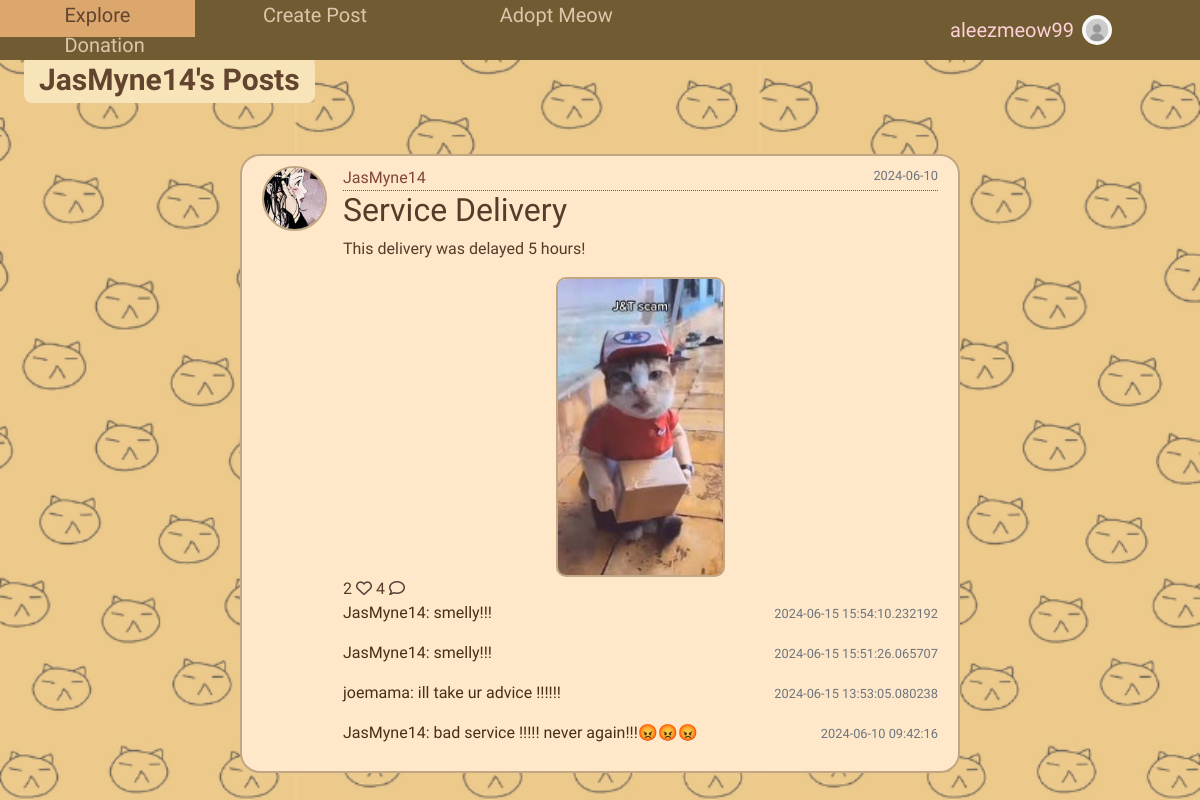
Page /otheruser_post/JasMyne14 (signed in) on the committed database.
### home/models.py (models this page shows, shortened)
class User(db.Model, UserMixin):
    id = db.Column(db.Integer, primary_key=True)
    fullname = db.Column(db.String(120), unique=True, nullable=False)
    email = db.Column(db.String(20), unique=True, nullable=False)
    username = db.Column(db.String(120), unique=True, nullable=False)
    password1 = db.Column(db.String(255), nullable=False)
    password2 = db.Column(db.String(255), nullable=False)
    state = db.Column(db.String(120), nullable=False)
    phonenumber = db.Column(db.String(20), unique=True, nullable=False)
    profile_pic = db.Column(db.String(255), nullable=True)
    unread_notification_count = db.Column(db.Integer, default=0)
    posts = db.relationship('Post', backref='author', lazy=True)
    comments = db.relationship('Comment', backref='author', lazy=True)
    likes = db.relationship('Like', backref='author', lazy=True)
    cats = db.relationship('Cat', backref='owner', lazy=True)
    adoption_notification = db.relationship('AdoptionNotification', backref='cat', lazy=True)

class Post(db.Model):
    id = db.Column(db.Integer, primary_key = True)
    title = db.Column(db.String(255), nullable =False)
    content = db.Column(db.Text, nullable=False)
    date = db.Column(db.DateTime(timezone=True), nullable=False, default=datetime.utcnow)
    user_id = db.Column(db.Integer, db.ForeignKey('user.id'), nullable=False)
    file = db.Column(db.String(255), nullable=True)
    comments = db.relationship('Comment', backref='post', lazy=True, cascade="all, delete-orphan")
    likes = db.relationship('Like', backref='post', lazy=True, cascade="all, delete-orphan")

class Comment(db.Model):
    id = db.Column(db.Integer, primary_key = True)
    text = db.Column(db.String(200), nullable=False)
    date = db.Column(db.DateTime(timezone=True), nullable=False, default=datetime.utcnow)
    user_id = db.Column(db.Integer, db.ForeignKey('user.id', ondelete='CASCADE'), nullable=False)
    post_id = db.Column(db.Integer, db.ForeignKey('post.id'), nullable=False)

### home/views.py (the view)
@views.route('/otheruser_post/<username>')
def otheruser_post(username):
    profile_pic= url_for('static', filename='default.jpg')
    if current_user.is_authenticated and current_user.profile_pic is not None:
        profile_pic = url_for('static', filename='profile_pics/' + current_user.profile_pic)
    user = User.query.filter_by(username=username).first_or_404()
    form = CommentForm()
    posts = Post.query.filter_by(author=user).order_by(desc(Post.date)).all()
    comments = Comment.query.all()
    return render_template('otheruser_post.html', posts=posts, form=form, comments=comments, profile_pic=profile_pic, user=user)

### home/templates/otheruser_post.html (shortened to what this page needs)
<!DOCTYPE html>
<html>
<head>
  <link rel="stylesheet" href="https://maxcdn.bootstrapcdn.com/bootstrap/4.0.0/css/bootstrap.min.css">
  <link rel='stylesheet' type='text/css' media='screen' href="{{url_for('static',filename='main.css')}}">
  <div class="navigation">
    <div class="topnav">
      <a href="/mainpage">Explore</a>
      <a href="/createpost">Create Post</a>
      <a href="/adoptmeow">Adopt Meow</a>
      <a href="/donation">Donation</a>
    </div>
    <div class="dropdown">
      <button class="dropbtn">
        {{ current_user.username }}
        <img src="{{ profile_pic }}" class="profilepic">
      </button>
    </div>
  </div>
</head>
<body class="post-page">
    <br />
    <div class="mypost-content">
        <p class="profileheader">{{ user.username }}'s Posts</p>
    </div>
    <div class="post-content">
        {% for post in posts %}
        <article class="media content-section">
            {% if post.author.profile_pic %}
            <img class="rounded-circle article-img" src="{{ url_for('static', filename='profile_pics/' + post.author.profile_pic) }}">
            {% else %}
            <img class="rounded-circle article-img" src="{{ url_for('static', filename='default.jpg') }}">
            {% endif %}
            <div class="media-body">
                <div class="article-metadata">
                    <a class="mr-2" href="#">{{ post.author.username }}</a>
                    <small class="text-muted">{{ post.date.strftime('%Y-%m-%d') }}</small>
                </div>
                <h2><a class="article-title" href="{{ url_for('views.post', post_id=post.id) }}">{{ post.title }}</a></h2>
                <p class="article-content">{{ post.content }}</p>
                <div class="post-image">
                    {% if post.file %}
                    <img src="{{ post.file }}" alt="uploaded image">
                    {% endif %}
                </div>
                <div class="icons-btn">
                    {{ post.likes|length }}
                    {% if current_user in post.likes|map(attribute="author")|list %}
                    <a id="likeButton" href="/like-post/{{post.id}}"><i class="fa-sharp fa-solid fa-paw" style="color: #e0709b;"></i></a>
                    {% else %}
                    <a href="/like-post/{{post.id}}"><i class="fa-regular fa-heart" style="color: #4f4139;"></i></a>
                    {% endif %}
                    <span>
                    {{ post.comments|length }}
                    <a href="/{{ post.id }}"><i class="far fa-comment" style="color: #4f4139;"></i></a>
                </div>
                <div class="text-body">
                    <div id="comments-{{ post.id }}">
                        <div id="comments-expanded-{{ post.id }}">
                            {% for comment in post.comments[-5:]|reverse %}
                            <div class="d-flex justify-content-between align-item-center">
                                <div>
                                    <p>{{ comment.author.username }}: {{ comment.text }}</p>
                                </div>
                                <div>
                                    <small class="text-muted">{{ comment.date }}</small>
                                </div>
                            </div>
                            {% endfor %}
                        </div>
                    </div>
                </div>
            </div>
        </article>
        {% endfor %}
    </div>
</body>
</html>

### home/static/main.css (style rules this page uses)
body { margin: 0; padding: 0; overflow-x: hidden; background-color: #ffdc9c; margin-top: 9%; font-family: 'Short Stack'; }
.navigation { display: flex; justify-content: space-between; align-items: center; padding: 0px; position: fixed; top: 0px; width: 100%; background-color: #705b33; z-index: 1; width: 100%; }
.topnav { background-color: #705b33; flex-grow: 1; color: #f9e4c5; }
.topnav a { text-align: center; padding: 10px 7.4%; text-decoration: none; font-size: 20px; color:#ddc7ab; }
.topnav::after { content: ""; display: table; clear: both; }
.dropdown { position: relative; background-color: #705b33; }
.dropbtn { display: flex; align-items: center; background-color: #705b33; color: rgb(255, 209, 216); padding: 2.1% 80px; font-size: 20px; border: none; cursor: pointer; text-decoration: none; }
.profileheader { color: #62442f; font-size: 30px; padding: 1px 15px; position: absolute; z-index: 0; top: 7%; left: 2%; font-weight: bold; background-color: #f7e5b9; border-radius: 8px; }
.content-section { background: #ffe7c9; padding: 10px 20px; border: 2px solid #c0a683; border-radius: 20px; margin-top: 50px; margin-bottom: 20px; margin-left: 20%; margin-right: 20%; }
.article-title { color: #553b29; }
.article-content { white-space: pre-line; }
.article-img { height: 65px; width: 65px; margin-right: 16px; }
.article-metadata a { color:#82443c; padding-bottom: 1px; margin-bottom: 4px; }
.article-metadata { border-bottom: 1px dotted #6c5a47 }
.rounded-circle { border: #c0a683 solid 2px; }
.post-image img { border: #c0a683 solid 2px; border-radius: 10px; }
.post-image { display:flex; align-items: center; justify-content: center; }
.article-metadata small { float:right; color:#47301a; }
.text-body, .card-body a { color:#47301a; }
.post-page { background-image: url('photos/catbg6.png'); background-size: cover; background-position: center; background-attachment: fixed; margin: 0; padding-top: 80px; color: #553b29; }
.post-image img { max-width: 500px; max-height: 300px; }
.profilepic { width: 30px; height: 30px; border-radius: 50%; margin-right: 8px; margin-left: 8px; }

### rows in the picture
User: username "aleezmeow99"
User: username "JasMyne14"
Post: profile_pic (picture), author.username "JasMyne14", date "2024-06-10", title "Service Delivery", content "This delivery was delayed 5 hours!", file (picture), likes|length "2", comments|length "4"
Comment: author.username "JasMyne14", text "smelly!!!", date "2024-06-15 15:54:10.232192"
Comment: author.username "JasMyne14", text "smelly!!!", date "2024-06-15 15:51:26.065707"
Comment: author.username "joemama", text "ill take ur advice !!!!!!", date "2024-06-15 13:53:05.080238"
Comment: author.username "JasMyne14", text "bad service !!!!! never again!!!😡😡😡", date "2024-06-10 09:42:16"
